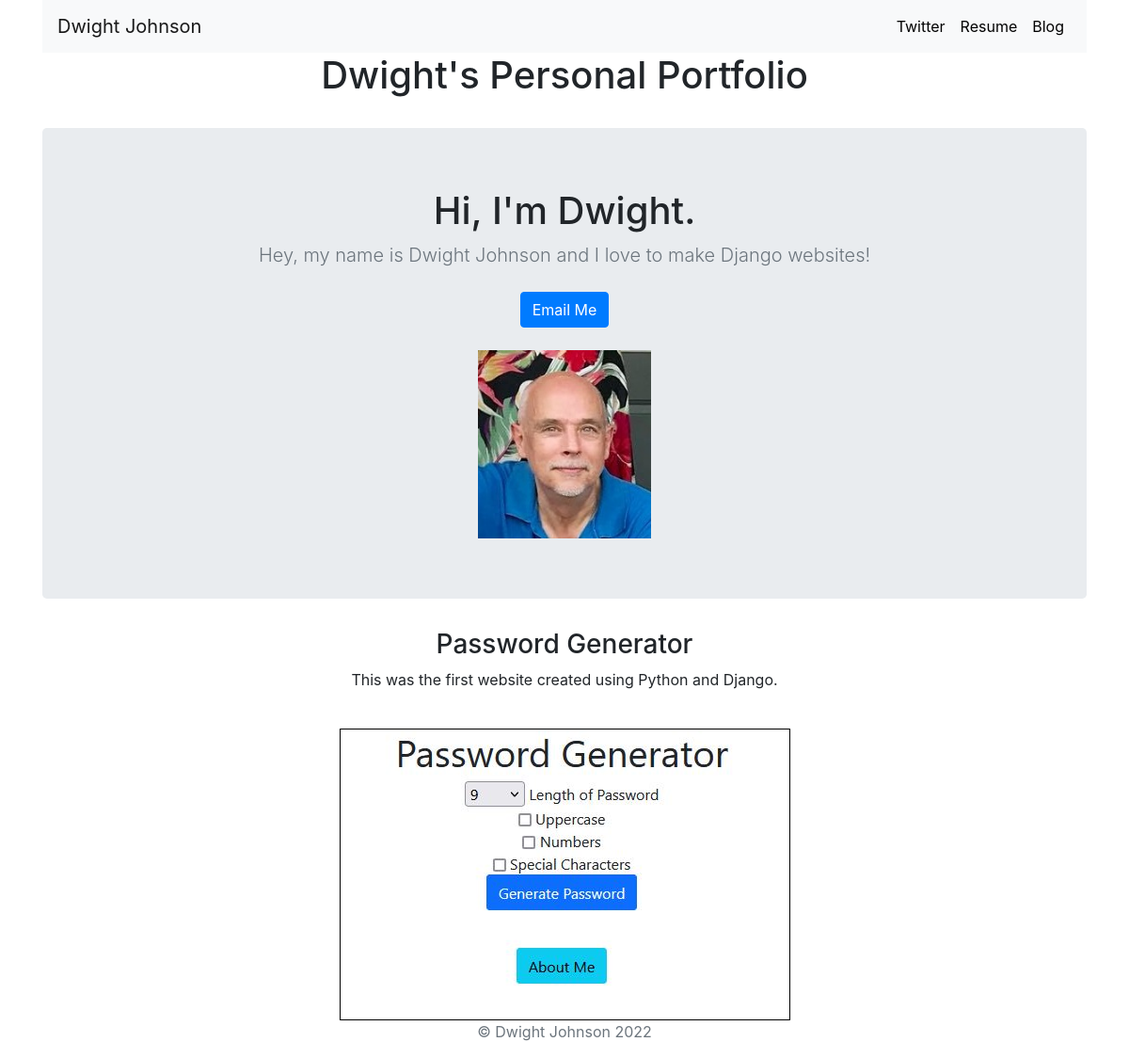
The page / on the database its author committed.
### PortfolioApp/models.py (models this page shows, shortened)
class Project(models.Model):
    title = models.CharField(max_length=100)
    description = models.CharField(max_length=200)
    image = models.ImageField(upload_to='PersonalPortfolioApp/images/')
    url = models.URLField(blank=True)

### PortfolioApp/views.py (the view)
# urls.py: 2. Add a URL to urlpatterns:  path('', views.home, name='home')
def home(request):
    projects = Project.objects.all()
    return render(request, 'PortfolioApp/home.html', {'projects':projects})

### PortfolioApp/templates/PortfolioApp/home.html (shortened to what this page needs)
{% extends 'PortfolioApp/base.html'%}
{% block content %}
<div class='container text-center'>
  {% load static %}
  <section class="jumbotron text-center">
    <div class="container">
      <h1 class="jumbotron-heading">Hi, I'm Dwight.</h1>
      <p class="lead text-muted">Hey, my name is Dwight Johnson and I love to make Django websites!</p>
      <p>
        <a href="mailto:djohnson149@gmail.com" class="btn btn-primary my-2">Email Me</a>
      </p>
      <img src="{% static 'PortfolioApp/Dwight_closerup_2018.jpg' %}" height="200" />
    </div>
  </section>
  {% for project in projects %}
    <h3>{{ project.title }}</h3>
    <p>{{ project.description }}</p>
    {% if project.url %}
      <a href='{{ project.url }}'>
        <img src={{ project.image.url }} style="border:1px solid black; width: 50%, height: auto">
      </a>
    {% else %}
      <img src={{ project.image.url }} style="border:1px solid black; width: 50%, height: auto">
    {% endif %}
  {% endfor %}
</div>
{% endblock %}

### PortfolioApp/templates/PortfolioApp/base.html (shortened to what this page needs)
<!doctype html>
<html lang="en">
  <head>
    {% load static %}
    <link rel='stylesheet' href='https://stackpath.bootstrapcdn.com/bootstrap/4.4.1/css/bootstrap'>
    <link rel='stylesheet' href='{% static 'PortfolioApp/custom.css'%}'>
    <link rel="stylesheet" href="https://maxcdn.bootstrapcdn.com/bootstrap/4.0.0/css/bootstrap.min.css">
  </head>
  <body>
    <div class='container text-center'>
      <header>
        <nav class="navbar navbar-expand-lg navbar-light bg-light">
          <a class="navbar-brand" href="{% url 'home' %}">Dwight Johnson</a>
          <div class="collapse navbar-collapse" id="navbarNavAltMarkup">
            <div class="navbar-nav ml-auto">
              <a class="nav-item nav-link" href="http://twitter.com/DwightJ37773086" target="_blank">Twitter</a>
              <a class="nav-item nav-link" href="{% static 'PortfolioApp/DDJ_20050731.pdf' %}">Resume</a>
              <a class="nav-item nav-link" href="{% url 'BlogApp:blog' %}">Blog</a>
            </div>
          </div>
        </nav>
      </header>
      <h1>Dwight's Personal Portfolio</h1>
    </div>
  {% block content %}{% endblock %}
    <div class='container text-center'>
          <footer class="text-muted">
              <p>© Dwight Johnson {% now "Y" %}</p>
          </footer>
    </div>
  </body>
</html>

### PortfolioApp/static/PortfolioApp/custom.css (style rules this page uses)
.navbar-nav .nav-link { color: rgba(0,0,0,1) !important; }
body { font-family: 'Lato', sans-serif; }

### rows shown on the page
Project: title "Password Generator", description "This was the first website created using Python and Django.", image (picture)
